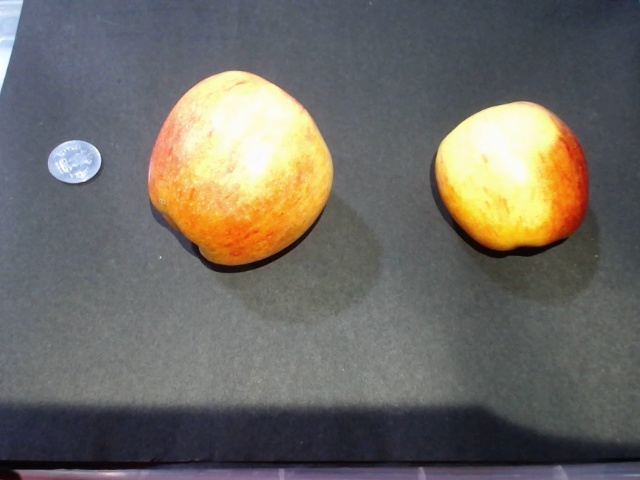
#> input picture size-of-objects/img.jpg, 640 x 480 px
$ python pic_test.py
#> lines starting #> are read from the running program, lines starting #| are printed output that depends on the picture
import cv2

imagepath = 'img.jpg'
gray = cv2.imread(imagepath,0)
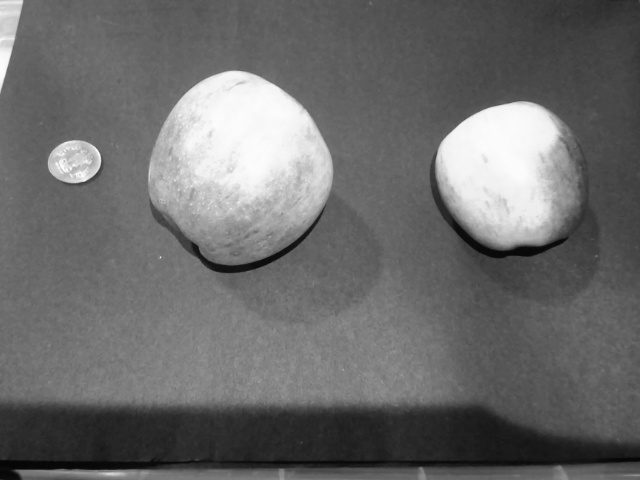
#> gray: shape (480, 640); min 4, max 254, mean 107.5
cv2.imwrite('Converted_img.jpg',gray)
print("Converted")
